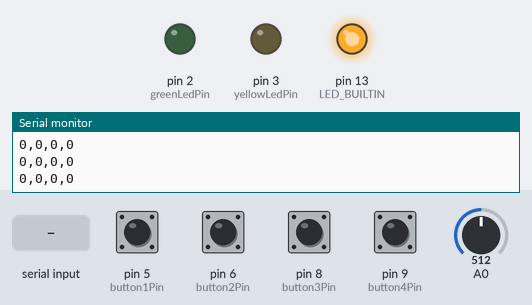
The sketch below on a simulated Arduino Uno, built with avr-gcc and run on an emulated ATmega328P. Parts: output pins drawn as LEDs (lit = HIGH), the last lines printed to the serial monitor. Inputs (shaded band) come from the test bench; at power-on: pin 5 (button1Pin), pin 6 (button2Pin), pin 8 (button3Pin), pin 9 (button4Pin) LOW, A0 = 512.

Above: at 1.2 s.
1.3 s: "90,45\n" received over Serial
At 1.56 s:
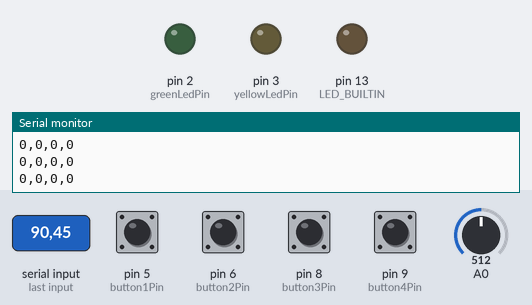
At 2.8 s:
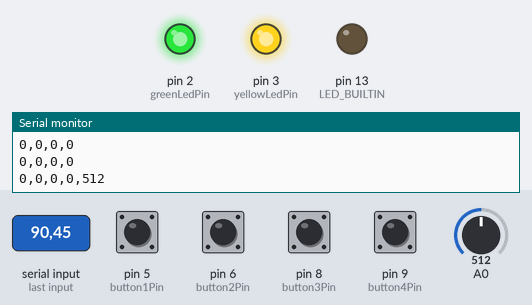
3.1 s: "30,150\n" received over Serial
At 4.3 s:
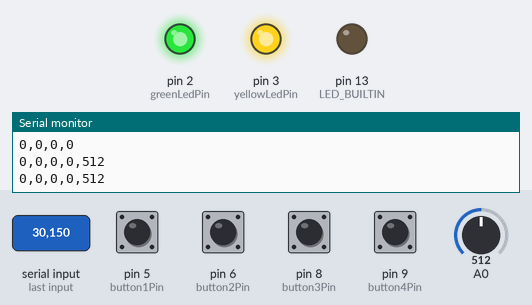
Timing chart, 0 to 6.1 s (numbered marks = the images above; inputs shaded):
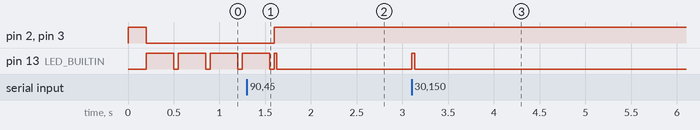

Measured:
- after the input at 1.3 s, pin 2 (greenLedPin), pin 3 (yellowLedPin): LOW → HIGH after 0.30 s
- after the input at 3.1 s, pin 13 (LED_BUILTIN): LOW → HIGH at once, → LOW 0.03 s later

The sketch:

workingSerial.ino
```cpp
// Week 11.2 Example of bidirectional serial communication

// Inputs:
// - A0 - sensor connected as voltage divider (e.g. potentiometer or light sensor)
// - A1 - sensor connected as voltage divider
//
// Outputs:
// - 2 - LED
// - 5 - LED

// int leftLedPin = 2;
// int rightLedPin = 5;


int greenLedPin = 2;
int yellowLedPin = 3;

int button1Pin = 5;
int button2Pin = 6;

int button3Pin = 8;
int button4Pin = 9;


void setup() {
  // Start serial communication so we can send data
  // over the USB connection to our p5js sketch
  Serial.begin(9600);

  // We'll use the builtin LED as a status output.
  // We can't use the serial monitor since the serial connection is
  // used to communicate to p5js and only one application on the computer
  // can use a serial port at once.
  pinMode(LED_BUILTIN, OUTPUT);

  // Outputs on these pins
  pinMode(greenLedPin, OUTPUT);
  pinMode(yellowLedPin, OUTPUT);

  pinMode(button1Pin, INPUT);
  pinMode(button2Pin, INPUT);

  pinMode(button3Pin, INPUT);
  pinMode(button4Pin, INPUT);

  // Blink them so we can check the wiring
  digitalWrite(greenLedPin, HIGH);
  digitalWrite(yellowLedPin, HIGH);
  delay(200);
  digitalWrite(greenLedPin, LOW);
  digitalWrite(yellowLedPin, LOW);


  // start the handshake
  while (Serial.available() <= 0) {
    digitalWrite(LED_BUILTIN, HIGH); // on/blink while waiting for serial data
    Serial.println("0,0,0,0"); // send a starting message
    delay(300);            // wait 1/3 second
    digitalWrite(LED_BUILTIN, LOW);
    delay(50);
  }
}

void loop() {
  // wait for data from p5 before doing something
  while (Serial.available()) {
    digitalWrite(LED_BUILTIN, HIGH); // led on while receiving data

    int greenLed = Serial.parseInt();
    int yellowLed = Serial.parseInt();
    if (Serial.read() == '\n') {
      // digitalWrite(leftLedPin, left);
      // digitalWrite(rightLedPin, right);
      // int sensor = analogRead(A0);
      // delay(5);
      // int sensor2 = analogRead(A1);
      // delay(5);
      // Serial.print(sensor);
      // Serial.print(',');
      // Serial.println(sensor2);

      digitalWrite(greenLedPin, greenLed);
      digitalWrite(yellowLedPin, yellowLed);

      // what to print:
      // button1, button2, button3, button4

      int button1 = digitalRead(button1Pin);
      delay(5); // IDK
      int button2 = digitalRead(button2Pin);
      delay(5);

      int button3 = digitalRead(button3Pin);
      delay(5);
      int button4 = digitalRead(button4Pin);
      delay(5);
      int potentiometer = analogRead(A0);
      delay(5);

      Serial.print(button1);
      Serial.print(',');
      Serial.print(button2);
      Serial.print(',');
      Serial.print(button3);
      Serial.print(',');
      Serial.print(button4);
      Serial.print(',');
      Serial.println(potentiometer);

    }
  }
  digitalWrite(LED_BUILTIN, LOW);
}
```
